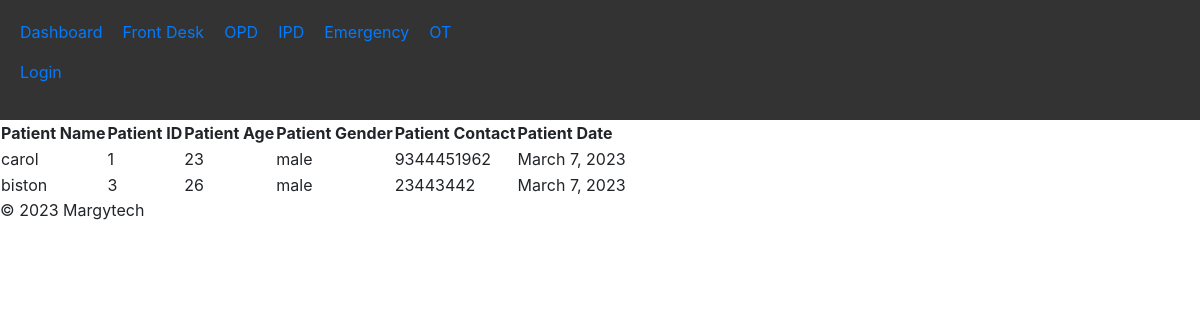
The app's page /opd_details/ with its own data.
### HIS/models.py (models this page shows, shortened)
class Patient(models.Model):
    name = models.CharField(max_length=255)
    age = models.IntegerField()
    gender = models.CharField(max_length=10)
    contact_info = models.CharField(max_length=100)
    patient_type = [
        ('OPD', 'OPD'),
        ('IPD', 'IPD'),
        ('Emergency', 'Emergency'),
        ]
    patient_type = models.CharField(max_length=20, choices=patient_type)
    Date = models.DateField()

### HIS/views.py (the view)
# urls.py: path('opd_details/',opd_details,name="opd_details"),
def opd_details(request):
    opd_patients = Patient.objects.filter(patient_type='OPD')
    context = {'opd_patients': opd_patients}
    return render(request, 'outpatient/OPDdetails.html', context)

### HIS/templates/outpatient/OPDdetails.html (shortened to what this page needs)
{% extends "base.html" %}
{% block content %}
<link rel="stylesheet" href="https://stackpath.bootstrapcdn.com/bootstrap/4.3.1/css/bootstrap.min.css">
<table>
  <thead>
    <tr>
      <th>Patient Name</th>
      <th>Patient ID</th>
      <th>Patient Age</th>
      <th>Patient Gender</th>
      <th>Patient Contact</th>
      <th>Patient Date</th>
    </tr>
  </thead>
  <tbody>
    {% for patient in opd_patients %}
    <tr>
      <td>{{ patient.name }}</td>
      <td>{{ patient.id }}</td>
      <td>{{ patient.age }}</td>
      <td>{{ patient.gender }}</td>
      <td>{{ patient.contact_info }}</td>
      <td>{{ patient.Date }}</td>
    </tr>
    {% endfor %}
  </tbody>
</table>
{% endblock %}

### records on screen
Patient: name "carol", id "1", age "23", gender "male", contact_info "9344451962", Date "March 7, 2023"
Patient: name "biston", id "3", age "26", gender "male", contact_info "23443442", Date "March 7, 2023"
